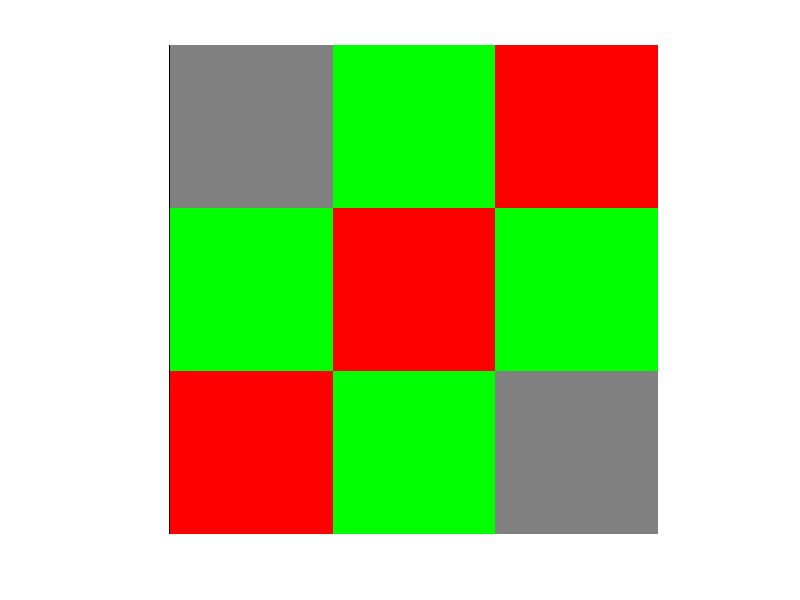

The MATLAB script that drew this image:
clear all;
close all;

A = [ 1 2 3 ;
      2 3 2 ;
      3 2 1 ];

%    R G B
B = [0.5 0.5 0.5;
     0 1 0;
     1 0 0];

imshow(A, B);